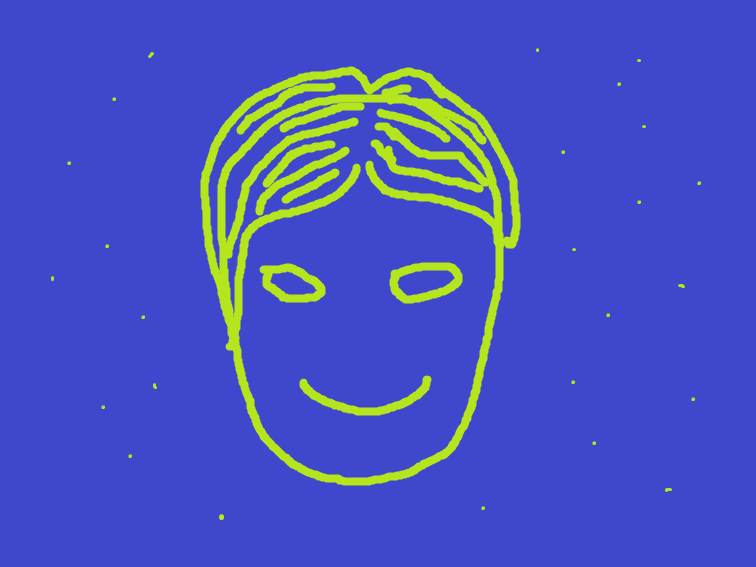
#> input picture 03. 키보드와 마우스 이벤트 처리/face_with_noise.png, 756 x 567 px; the run also reads 1 picture not shown here
$ python 27.dilate_1.py
#> lines starting #> are read from the running program, lines starting #| are printed output that depends on the picture; after the words box and inside, x2 and y2 are one past the last pixel; in counts of white or black regions, pixels touching at a corner belong together
# remove noise from image using erode iter and deliate iter
# 1. 이미지를 grayscale로 읽고, 이를 이진화한 mask를 생성
# 2. mask를 delate하고, unmasking하여 백그라운만의 평균 값을 취함
# 3. mask를 침식팽창하여 노이즈를 제거한 객체 이미지 윤곽 mask를 생성
# 4. 윤곽 mask와 윤곽 unmask를 이용하여 face와 backgraound를 결합

import cv2 as cv
import numpy as np

img = cv.imread('face_with_noise.png')
#> img is the input picture: shape (567, 756, 3); mean B, G, R 191.4, 83.4, 71.5
img_gray = cv.cvtColor(img, cv.COLOR_BGR2GRAY)
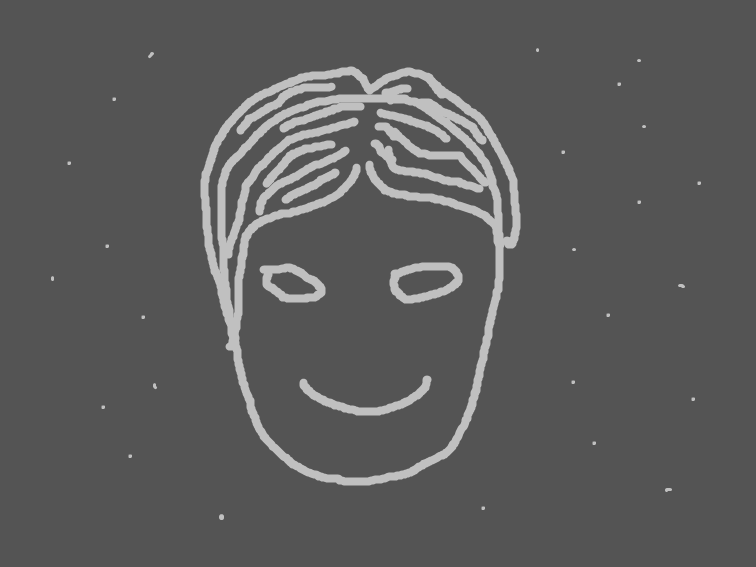
#> img_gray: shape (567, 756); min 84, max 193, mean 91.8
_, mask = cv.threshold(img_gray, 100, 255, cv.THRESH_BINARY)
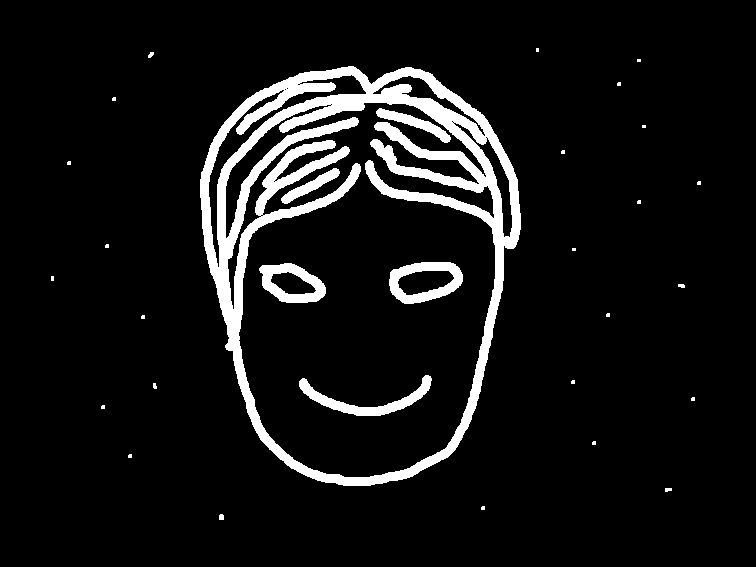
#> mask: shape (567, 756); 8% white; 31 white regions (20 under 20 px), largest, box (x1, y1, x2, y2) and area: (200, 66, 521, 486) 28139, (389, 262, 463, 304) 1494, (299, 375, 432, 416) 1421

# kernel = None -> kernel = 3 by 3 filled with 1s
mask_dilated = cv.dilate(mask, None, iterations=6)
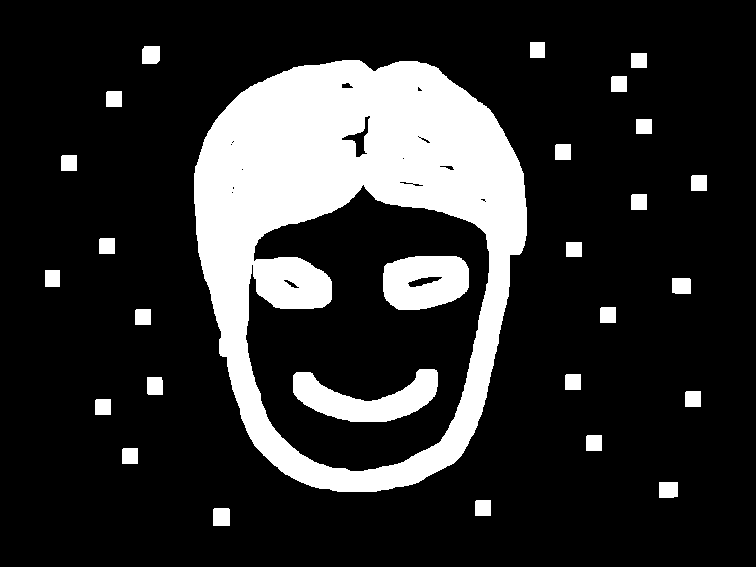
#> mask_dilated: shape (567, 756); 18.4% white; 28 white regions, largest, box (x1, y1, x2, y2) and area: (194, 60, 527, 492) 64735, (293, 369, 438, 422) 4001, (383, 256, 469, 310) 3801
# background_mean : 이미지에서 배경이 되는 부분의 평균 컬러
background_mean = cv.mean(img, mask=cv.bitwise_not(mask_dilated))
#> background_mean = (204, 72, 63, 0)

print(background_mean) # 청색이 강한 배경 이미지 = 춧 픽셀값과 같다
#| (204.0, 72.0, 63.0, 0.0)
print(img[0,0])
#| [204  72  63]
background = np.full(img.shape, background_mean[0:3], dtype=np.uint8)

# kernel = None -> kernel = 3 by 3 filled with 1s. eliminate noise
mask_eroded = cv.erode(mask, None, iterations=3)
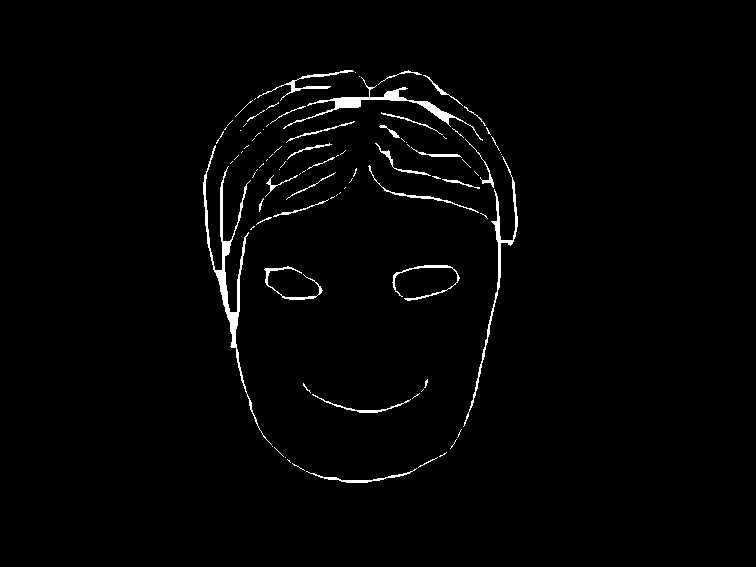
#> mask_eroded: shape (567, 756); 1.7% white; 91 white regions (62 under 20 px), largest, box (x1, y1, x2, y2) and area: (203, 145, 272, 445) 1702, (283, 77, 483, 141) 1083, (463, 156, 518, 427) 837

# generate denoised images - delated face mask
mask_eroded_dilated = cv.dilate(mask_eroded, None, iterations=6)
#> mask_eroded_dilated: shape (567, 756); 13.3% white; 4 white regions, box (x1, y1, x2, y2) and area: (197, 64, 524, 489) 49183, (386, 259, 466, 307) 2661, (297, 373, 434, 419) 2621, (258, 260, 329, 306) 2347
mask_eroded_dilated_not = cv.bitwise_not(mask_eroded_dilated)
face = cv.bitwise_and(img, img, mask=mask_eroded_dilated)
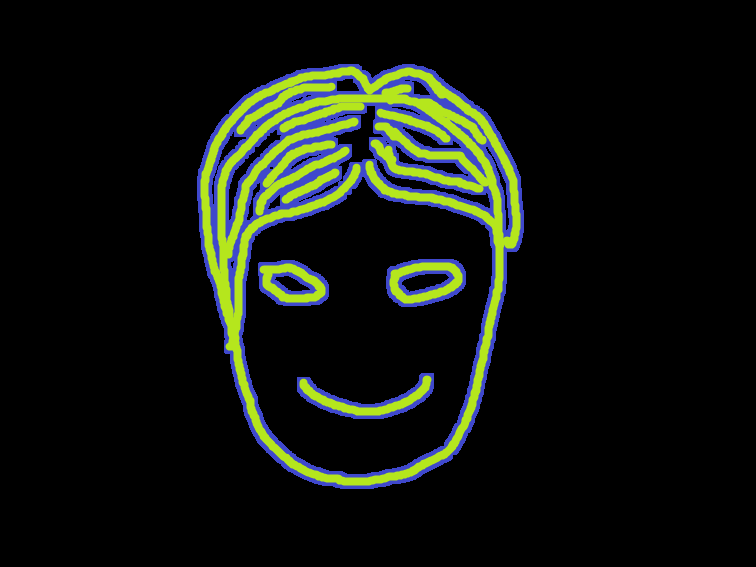
#> face: shape (567, 756, 3); mean B, G, R 14.6, 20.8, 16.8
not_face = cv.bitwise_and(background, background, mask=mask_eroded_dilated_not)
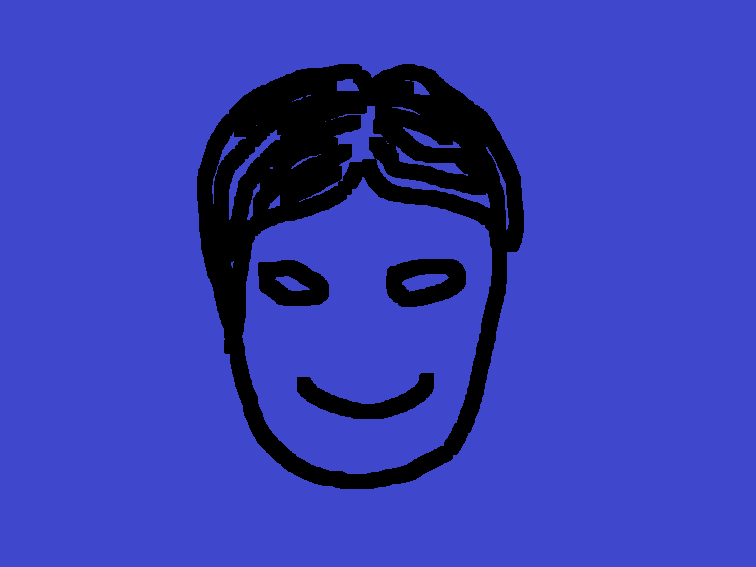
#> not_face: shape (567, 756, 3); mean B, G, R 177, 62.5, 54.7
img_without_noise = cv.add(face, not_face)

face_without_noise = cv.imread('face_without_noise.png')
print('Success =', np.array_equal(img_without_noise, face_without_noise))
#| Success = True

face_mask = cv.bitwise_and(mask, mask_eroded_dilated)
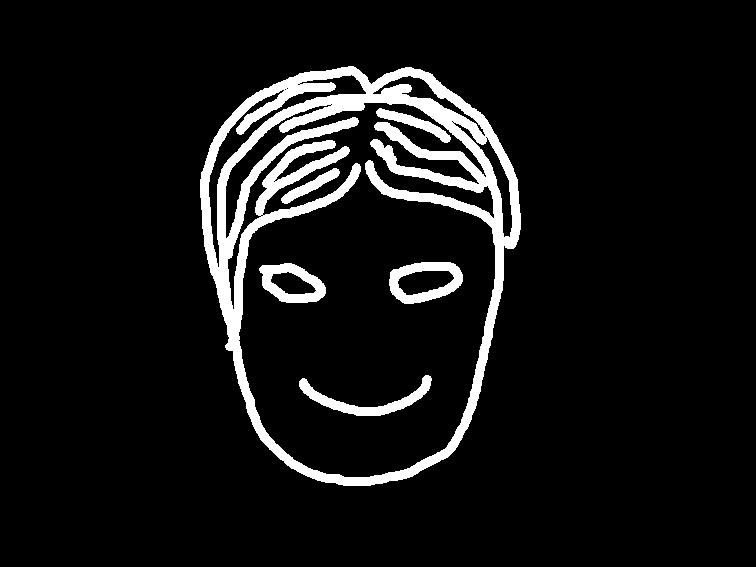
#> face_mask: shape (567, 756); 7.9% white; 6 white regions, box (x1, y1, x2, y2) and area: (200, 66, 521, 486) 28139, (389, 262, 463, 304) 1494, (299, 375, 432, 416) 1421, (259, 263, 326, 303) 1336, (376, 108, 451, 143) 718, (281, 168, 340, 204) 597
print('mask =? face mask', np.array_equal(mask, face_mask))
#| mask =? face mask False

cv.imshow('img', img)
cv.imshow('img_gray', img_gray)
cv.imshow('mask', mask)
cv.imshow('mask_dilated', mask_dilated)
cv.imshow('mask_eroded', mask_eroded)
cv.imshow('mask_eroded_dilated', mask_eroded_dilated)
cv.imshow('mask_eroded_dilated_not', mask_eroded_dilated_not)
cv.imshow('face', face)
cv.imshow('not_face', not_face)
cv.imshow('img_without_noise', img_without_noise)
cv.imshow('face_mask', face_mask)
cv.waitKey()

# [Quiz] face 객체를 얻어내는 과정을 좀 더 단순화하여 구현해보자.
